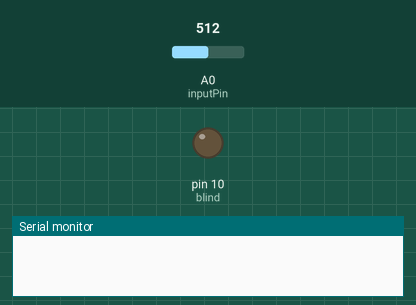
A sketch run on a simulated Arduino Uno, built with avr-gcc and run on an emulated ATmega328P. Shown: output pins drawn as LEDs (lit = HIGH), the last lines printed to the serial monitor. The inputs (shaded band) are chosen by the test bench; at power-on: A0 (inputPin) = 512.

Above: at 0.1 s.
At 30.1 s:
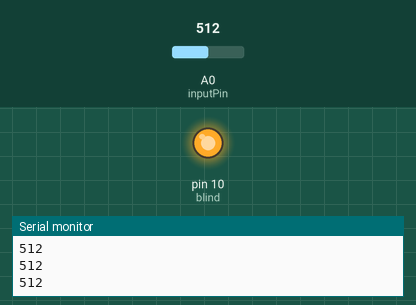
Timing chart, 0 to 32.0 s (numbered marks = the images above):
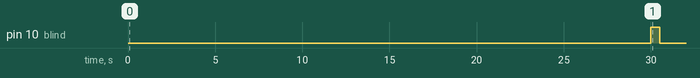

The sketch:

window_blinds.ino
```cpp
#define blind 10


//VARS

const int numReadings = 10; // number of readings for averaging
const int numReadingsFinal = 10; // number of readings for averaging

const long interval = 30000; // buffer time to stop the blinds going up and down //10 secs

int lowLight = 925; // change to overcast light
int highLight = 950; // change to sunshine

int counter;

/// End of Vars

unsigned long previousMillis = 0;        // will store last time LED was updated
boolean releaseLatch = false;


unsigned long previousMillis2 = 0;        // will store last time LED was updated

boolean blindDown = true;

int readings[numReadings];      // the readings from the analog input
int readIndex = 0;              // the index of the current reading
int total = 0;                  // the running total
int average = 0;               // the average

int ldr_value = 0;        //variable to store LDR values

int inputPin = A0;

void setup() {

  // initialize serial communication with computer:
  Serial.begin(9600);
  // pinmode for the blind
  pinMode(blind, OUTPUT);
  // initialize all the readings to 0:
  for (int thisReading = 0; thisReading < numReadings; thisReading++) {
    readings[thisReading] = 0;
  }
}

void loop() {
  // subtract the last reading:

  unsigned long currentMillis = millis();
    unsigned long currentMillis2 = millis();


  if (average < lowLight && releaseLatch && blindDown) { // wind it up
    digitalWrite(blind, HIGH);
    delay(510);
    digitalWrite(blind, LOW);
    releaseLatch = false;
    previousMillis = currentMillis;

    blindDown = false;
    Serial.print("Winding up");
    Serial.println(average);
  }

  if (average > highLight && releaseLatch && !blindDown) { //wind it down
    digitalWrite(blind, HIGH);
    delay(510);
    digitalWrite(blind, LOW);
    releaseLatch = false;
    previousMillis = currentMillis;

    blindDown = true;

    Serial.print("Winding down");
    Serial.println(average);
  }


  if (currentMillis - previousMillis >= interval) {
    // save the last time you blinked the LED
    previousMillis = currentMillis;

    releaseLatch = true;

  }


  if (currentMillis2 - previousMillis2 >= 1000) { //1000

    // save the last time you blinked the LED
    previousMillis2 = currentMillis2;

  total = total - readings[readIndex];
  // read from the sensor:

  readings[readIndex] = analogRead(inputPin);

  ldr_value = analogRead(inputPin);
  // add the reading to the total:
  total = total + readings[readIndex];
  // advance to the next position in the array:
  readIndex = readIndex + 1;

  // if we're at the end of the array...
  if (readIndex >= numReadings) {
    // ...wrap around to the beginning:
    readIndex = 0;
  }
  // calculate the average:
  average = total / numReadings;
  // send it to the computer as ASCII digits
   Serial.println(average);

  }
}
```

Measured:
- by itself, pin 10 (blind): LOW → HIGH at 30.0 s, → LOW 0.51 s later
